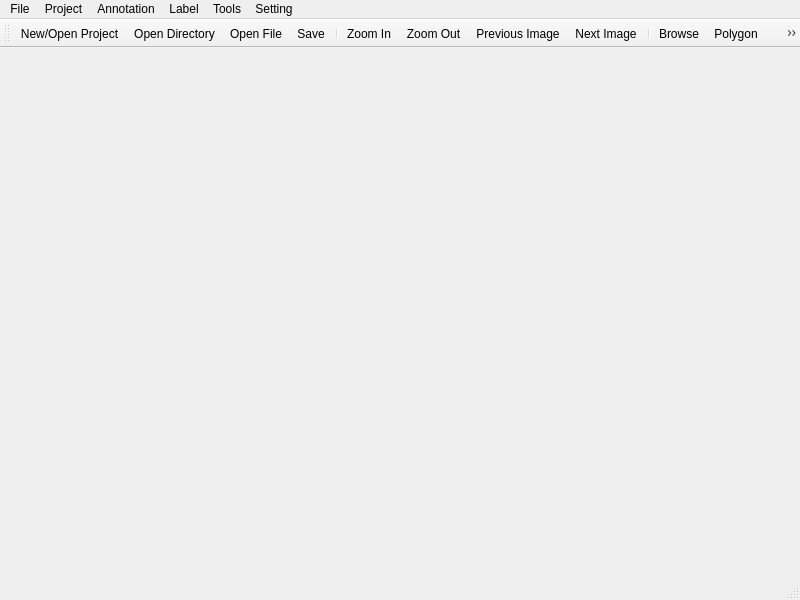
<?xml version="1.0" encoding="UTF-8"?>
<ui version="4.0">
 <class>MainWindow</class>
 <widget class="QMainWindow" name="MainWindow">
  <property name="geometry">
   <rect>
    <x>0</x>
    <y>0</y>
    <width>800</width>
    <height>600</height>
   </rect>
  </property>
  <property name="windowTitle">
   <string>MainWindow</string>
  </property>
  <widget class="QWidget" name="centralwidget"/>
  <widget class="QMenuBar" name="menuBar">
   <property name="geometry">
    <rect>
     <x>0</x>
     <y>0</y>
     <width>800</width>
     <height>17</height>
    </rect>
   </property>
   <widget class="QMenu" name="menuFile">
    <property name="title">
     <string>File</string>
    </property>
    <addaction name="actionProject"/>
    <addaction name="actionOpenDirectory"/>
    <addaction name="actionOpenFile"/>
    <addaction name="actionSave"/>
    <addaction name="separator"/>
    <addaction name="actionMask_Directory"/>
    <addaction name="actionImport_Mask"/>
   </widget>
   <widget class="QMenu" name="menuAnnotation">
    <property name="title">
     <string>Annotation</string>
    </property>
    <addaction name="actionBrowse"/>
    <addaction name="actionPolygon"/>
    <addaction name="actionLivewire"/>
    <addaction name="actionBounding_Box"/>
    <addaction name="actionEllipse"/>
    <addaction name="actionLine"/>
    <addaction name="actionDot"/>
    <addaction name="actionDelete"/>
    <addaction name="separator"/>
    <addaction name="actionConvertAnnotations"/>
    <addaction name="actionCollectDistributeAnnotations"/>
   </widget>
   <widget class="QMenu" name="menuLable">
    <property name="title">
     <string>Label</string>
    </property>
    <addaction name="actionImportLabel"/>
    <addaction name="actionExportLabel"/>
    <addaction name="actionLoadDefault"/>
    <addaction name="actionSetAsDefault"/>
   </widget>
   <widget class="QMenu" name="menuTools">
    <property name="title">
     <string>Tools</string>
    </property>
    <addaction name="actionZoomIn"/>
    <addaction name="actionZoomOut"/>
    <addaction name="actionNextImage"/>
    <addaction name="actionPreviousImage"/>
    <addaction name="actionAutoContrast"/>
    <addaction name="separator"/>
    <addaction name="actionScreenShot"/>
   </widget>
   <widget class="QMenu" name="menuSetting">
    <property name="title">
     <string>Setting</string>
    </property>
    <addaction name="actionConfig"/>
    <addaction name="actionAbout"/>
   </widget>
   <widget class="QMenu" name="menuProject">
    <property name="title">
     <string>Project</string>
    </property>
    <addaction name="actionProjectMerge"/>
    <addaction name="actionProjectRemoveDuplicate"/>
    <addaction name="actionProjectSearch"/>
   </widget>
   <addaction name="menuFile"/>
   <addaction name="menuProject"/>
   <addaction name="menuAnnotation"/>
   <addaction name="menuLable"/>
   <addaction name="menuTools"/>
   <addaction name="menuSetting"/>
  </widget>
  <widget class="QStatusBar" name="statusBar"/>
  <widget class="QToolBar" name="toolBar">
   <property name="windowTitle">
    <string>toolBar</string>
   </property>
   <attribute name="toolBarArea">
    <enum>TopToolBarArea</enum>
   </attribute>
   <attribute name="toolBarBreak">
    <bool>false</bool>
   </attribute>
   <addaction name="actionProject"/>
   <addaction name="actionOpenDirectory"/>
   <addaction name="actionOpenFile"/>
   <addaction name="actionSave"/>
   <addaction name="separator"/>
   <addaction name="actionZoomIn"/>
   <addaction name="actionZoomOut"/>
   <addaction name="actionPreviousImage"/>
   <addaction name="actionNextImage"/>
   <addaction name="separator"/>
   <addaction name="actionBrowse"/>
   <addaction name="actionPolygon"/>
   <addaction name="actionLivewire"/>
   <addaction name="actionBounding_Box"/>
   <addaction name="actionEllipse"/>
   <addaction name="actionLine"/>
   <addaction name="actionDot"/>
   <addaction name="actionDelete"/>
   <addaction name="separator"/>
   <addaction name="actionSetAsDefault"/>
   <addaction name="actionLoadDefault"/>
   <addaction name="separator"/>
   <addaction name="actionConvertAnnotations"/>
   <addaction name="actionAutoContrast"/>
   <addaction name="actionScreenShot"/>
   <addaction name="separator"/>
  </widget>
  <action name="actionSave">
   <property name="icon">
    <iconset>
     <normaloff>../icons/save.png</normaloff>../icons/save.png</iconset>
   </property>
   <property name="text">
    <string>Save</string>
   </property>
   <property name="shortcut">
    <string>Ctrl+S</string>
   </property>
  </action>
  <action name="actionBrowse">
   <property name="icon">
    <iconset>
     <normaloff>../icons/browse.png</normaloff>../icons/browse.png</iconset>
   </property>
   <property name="text">
    <string>Browse</string>
   </property>
   <property name="shortcut">
    <string>Space</string>
   </property>
  </action>
  <action name="actionPolygon">
   <property name="icon">
    <iconset>
     <normaloff>../icons/polygon.png</normaloff>../icons/polygon.png</iconset>
   </property>
   <property name="text">
    <string>Polygon</string>
   </property>
   <property name="shortcut">
    <string>P</string>
   </property>
  </action>
  <action name="actionLivewire">
   <property name="icon">
    <iconset>
     <normaloff>../icons/livewire.png</normaloff>../icons/livewire.png</iconset>
   </property>
   <property name="text">
    <string>Livewire</string>
   </property>
   <property name="shortcut">
    <string>L</string>
   </property>
  </action>
  <action name="actionBounding_Box">
   <property name="icon">
    <iconset>
     <normaloff>../icons/bbx.png</normaloff>../icons/bbx.png</iconset>
   </property>
   <property name="text">
    <string>Bounding Box</string>
   </property>
   <property name="shortcut">
    <string>B</string>
   </property>
  </action>
  <action name="actionEllipse">
   <property name="icon">
    <iconset>
     <normaloff>../icons/circle.png</normaloff>../icons/circle.png</iconset>
   </property>
   <property name="text">
    <string>Ellipse</string>
   </property>
   <property name="shortcut">
    <string>E</string>
   </property>
  </action>
  <action name="actionLine">
   <property name="icon">
    <iconset>
     <normaloff>../icons/line.png</normaloff>../icons/line.png</iconset>
   </property>
   <property name="text">
    <string>Line</string>
   </property>
   <property name="shortcut">
    <string>L</string>
   </property>
  </action>
  <action name="actionDot">
   <property name="icon">
    <iconset>
     <normaloff>../icons/dot.png</normaloff>../icons/dot.png</iconset>
   </property>
   <property name="text">
    <string>Dot</string>
   </property>
   <property name="shortcut">
    <string>D</string>
   </property>
  </action>
  <action name="actionImportLabel">
   <property name="icon">
    <iconset>
     <normaloff>../icons/import.png</normaloff>../icons/import.png</iconset>
   </property>
   <property name="text">
    <string>Import Label List</string>
   </property>
  </action>
  <action name="actionExportLabel">
   <property name="icon">
    <iconset>
     <normaloff>../icons/export.png</normaloff>../icons/export.png</iconset>
   </property>
   <property name="text">
    <string>Export Label List</string>
   </property>
  </action>
  <action name="actionLoadDefault">
   <property name="icon">
    <iconset>
     <normaloff>../icons/load_label.png</normaloff>../icons/load_label.png</iconset>
   </property>
   <property name="text">
    <string>Load Default Label List</string>
   </property>
  </action>
  <action name="actionSetAsDefault">
   <property name="icon">
    <iconset>
     <normaloff>../icons/pin_label.png</normaloff>../icons/pin_label.png</iconset>
   </property>
   <property name="text">
    <string>Set as Default Label List</string>
   </property>
  </action>
  <action name="actionConvertAnnotations">
   <property name="icon">
    <iconset>
     <normaloff>../icons/convert.png</normaloff>../icons/convert.png</iconset>
   </property>
   <property name="text">
    <string>Convert Annotations</string>
   </property>
  </action>
  <action name="actionCleanNoisyAnnotations">
   <property name="icon">
    <iconset>
     <normaloff>../icons/clear.png</normaloff>../icons/clear.png</iconset>
   </property>
   <property name="text">
    <string>Clean Noisy Annotations</string>
   </property>
  </action>
  <action name="actionMask_Directory">
   <property name="icon">
    <iconset>
     <normaloff>../icons/mask.png</normaloff>../icons/mask.png</iconset>
   </property>
   <property name="text">
    <string>Mask Directory</string>
   </property>
  </action>
  <action name="actionImport_Mask">
   <property name="icon">
    <iconset>
     <normaloff>../icons/import.png</normaloff>../icons/import.png</iconset>
   </property>
   <property name="text">
    <string>Import Mask</string>
   </property>
  </action>
  <action name="actionZoomIn">
   <property name="icon">
    <iconset>
     <normaloff>../icons/zoom_in.png</normaloff>../icons/zoom_in.png</iconset>
   </property>
   <property name="text">
    <string>Zoom In</string>
   </property>
   <property name="shortcut">
    <string>Ctrl+A</string>
   </property>
  </action>
  <action name="actionZoomOut">
   <property name="icon">
    <iconset>
     <normaloff>../icons/zoom_out.png</normaloff>../icons/zoom_out.png</iconset>
   </property>
   <property name="text">
    <string>Zoom Out</string>
   </property>
   <property name="shortcut">
    <string>Ctrl+Z</string>
   </property>
  </action>
  <action name="actionNextImage">
   <property name="icon">
    <iconset>
     <normaloff>../icons/next.png</normaloff>../icons/next.png</iconset>
   </property>
   <property name="text">
    <string>Next Image</string>
   </property>
   <property name="shortcut">
    <string>Ctrl+N</string>
   </property>
  </action>
  <action name="actionPreviousImage">
   <property name="icon">
    <iconset>
     <normaloff>../icons/previous.png</normaloff>../icons/previous.png</iconset>
   </property>
   <property name="text">
    <string>Previous Image</string>
   </property>
   <property name="shortcut">
    <string>Ctrl+P</string>
   </property>
  </action>
  <action name="actionDelete">
   <property name="icon">
    <iconset>
     <normaloff>../icons/delete.png</normaloff>../icons/delete.png</iconset>
   </property>
   <property name="text">
    <string>Delete</string>
   </property>
   <property name="shortcut">
    <string>Del</string>
   </property>
  </action>
  <action name="actionScreenShot">
   <property name="icon">
    <iconset>
     <normaloff>../icons/screenshot.png</normaloff>../icons/screenshot.png</iconset>
   </property>
   <property name="text">
    <string>Screen Shot</string>
   </property>
  </action>
  <action name="actionAutoContrast">
   <property name="checkable">
    <bool>true</bool>
   </property>
   <property name="icon">
    <iconset>
     <normaloff>../icons/contrast.png</normaloff>../icons/contrast.png</iconset>
   </property>
   <property name="text">
    <string>Auto Contrast</string>
   </property>
  </action>
  <action name="actionConfig">
   <property name="icon">
    <iconset>
     <normaloff>../icons/config.png</normaloff>../icons/config.png</iconset>
   </property>
   <property name="text">
    <string>Config</string>
   </property>
  </action>
  <action name="actionAbout">
   <property name="icon">
    <iconset>
     <normaloff>../icons/about.png</normaloff>../icons/about.png</iconset>
   </property>
   <property name="text">
    <string>About</string>
   </property>
  </action>
  <action name="actionProject">
   <property name="icon">
    <iconset>
     <normaloff>../icons/project.png</normaloff>../icons/project.png</iconset>
   </property>
   <property name="text">
    <string>New/Open Project</string>
   </property>
   <property name="shortcut">
    <string>Ctrl+O</string>
   </property>
  </action>
  <action name="actionOpenDirectory">
   <property name="icon">
    <iconset>
     <normaloff>../icons/directory.png</normaloff>../icons/directory.png</iconset>
   </property>
   <property name="text">
    <string>Open Directory</string>
   </property>
  </action>
  <action name="actionOpenFile">
   <property name="icon">
    <iconset>
     <normaloff>../icons/file.png</normaloff>../icons/file.png</iconset>
   </property>
   <property name="text">
    <string>Open File</string>
   </property>
  </action>
  <action name="actionProjectMerge">
   <property name="icon">
    <iconset>
     <normaloff>../icons/merge.png</normaloff>../icons/merge.png</iconset>
   </property>
   <property name="text">
    <string>Merge Project</string>
   </property>
  </action>
  <action name="actionProjectRemoveDuplicate">
   <property name="icon">
    <iconset>
     <normaloff>../icons/duplication.png</normaloff>../icons/duplication.png</iconset>
   </property>
   <property name="text">
    <string>Remove Duplicate</string>
   </property>
  </action>
  <action name="actionProjectSearch">
   <property name="icon">
    <iconset>
     <normaloff>../icons/search.png</normaloff>../icons/search.png</iconset>
   </property>
   <property name="text">
    <string>Search Missing</string>
   </property>
  </action>
  <action name="actionCollectDistributeAnnotations">
   <property name="icon">
    <iconset>
     <normaloff>../icons/distribute.png</normaloff>../icons/distribute.png</iconset>
   </property>
   <property name="text">
    <string>Collect/Distribute Annotations</string>
   </property>
  </action>
  <action name="actionCollectAnnotations">
   <property name="icon">
    <iconset>
     <normaloff>../icons/collect.png</normaloff>../icons/collect.png</iconset>
   </property>
   <property name="text">
    <string>Collect from File Locations</string>
   </property>
  </action>
 </widget>
 <resources/>
 <connections/>
</ui>
